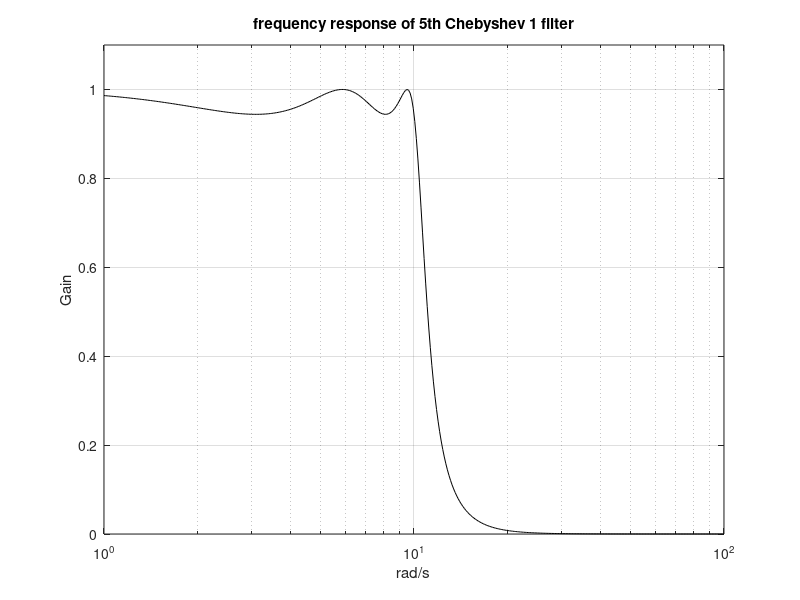

MATLAB code for this plot:
% Frequency response of Chebyshev 1 filter
wc=10; %desired cut-off frequency
N=5; %order of the filter
R=0.5; %decibels of ripple in the pass band
[num,den]=cheby1(N,R,wc,'s'); %analog Chebyshev 1 filter
w=logspace(0,2,400); %logaritmic set of frequency values
G=freqs(num,den,w); %computes frequency response
semilogx(w,abs(G),'k'); %plots linear amplitude
axis([1 100 0 1.1]);
grid;
ylabel('Gain'); xlabel('rad/s'); title('frequency response of 5th Chebyshev 1 filter');
